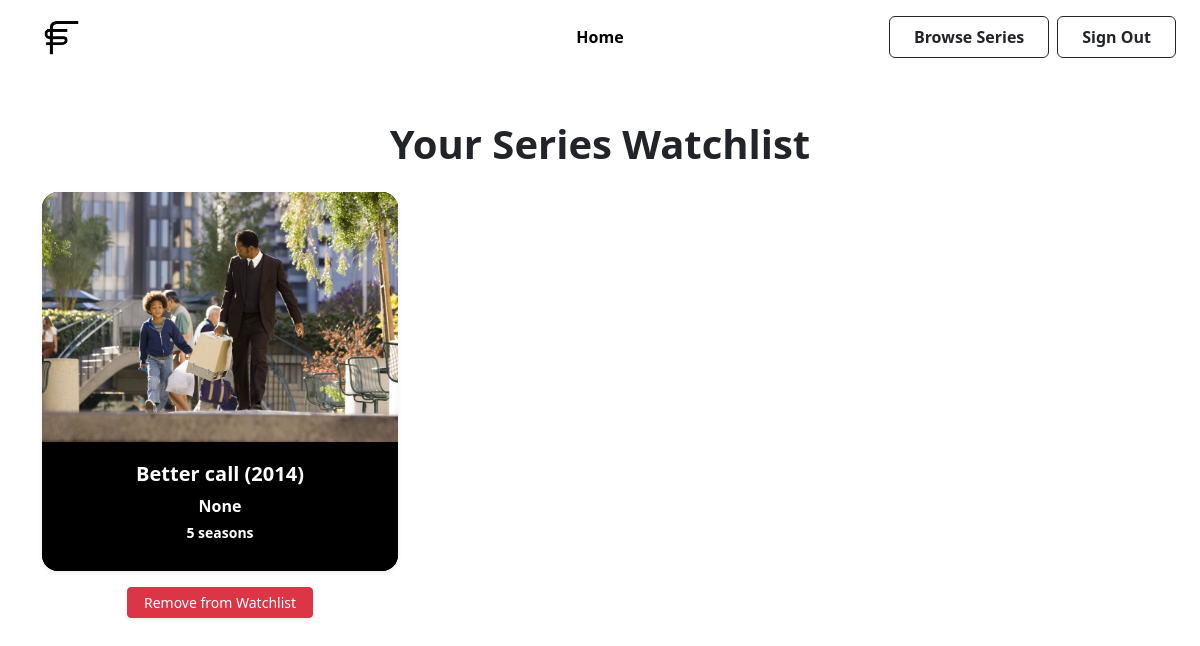
/series_watchlist/, run on an earlier commit of the app's database.
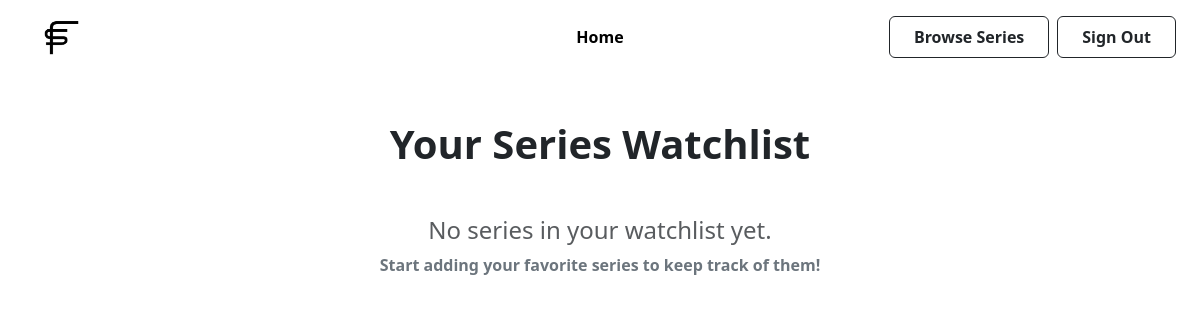
And on a later commit of the database.
### movie_app/models.py (models this page shows, shortened)
class SeriesWatchlist(models.Model):
    series_name = models.CharField(max_length=20)
    series_year = models.CharField(max_length=10)
    series_genre = models.CharField(max_length=20)
    series_seasons = models.CharField(max_length=20)
    series_image = models.ImageField(upload_to='series_watchlist')

### movie_app/views.py (the view)
# urls.py: path('series_watchlist/', views.series_watchlist, name='series_watchlist'),
def series_watchlist(request):
    ser_watch = SeriesWatchlist.objects.all()
    sr_watchlist=Paginator(ser_watch,9)
    page=int(request.GET.get('page',1))
    try:
      ser_watchlist=sr_watchlist.page(page)
    except (InvalidPage,EmptyPage):
      ser_watchlist=sr_watchlist.page(sr_watchlist.num_pages)
    return render(request, 'series_watchlist.html', {'sr_watch': ser_watchlist})

### templates/series_watchlist.html (shortened to what this page needs)
<!DOCTYPE html>
<html lang="en">
<head>
  {% load static %}
  <link href="https://cdn.jsdelivr.net/npm/bootstrap@5.3.8/dist/css/bootstrap.min.css" rel="stylesheet">
  <link href="https://cdn.jsdelivr.net/npm/bootstrap-icons@1.11.3/font/bootstrap-icons.css" rel="stylesheet">
  <link rel="stylesheet" href="{% static 'website.css' %}">
</head>
<body style="background-color: #ffffff; min-height: 100vh; overflow-x: hidden;">
  <div class="container-fluid position-fixed top-0 start-0 py-3 px-4 d-flex flex-wrap justify-content-between align-items-center"
       style="z-index: 1000; background: rgba(255,255,255,0.6); backdrop-filter: blur(5px);">
    <div class="d-flex align-items-center mb-2 mb-md-0">
      <img src="{% static 'fs3.png' %}"
           alt="FilmSpace Logo" width="35px" height="35px" style="margin-left:20px">
    </div>
    <div class="text-center mb-2 mb-md-0 position-absolute start-50 translate-middle-x">
      <a class="fw-semibold text-decoration-none px-3 py-2 rounded"
         href="{% url 'home' %}"
         style="color:#000;">
        Home
      </a>
    </div>
    <div class="d-none d-md-flex gap-2 justify-content-end">
      <a href="{% url 'series' %}"
         class="btn btn-outline-dark fw-semibold px-4 py-2">
        Browse Series
      </a>
      <a href="{% url 'logout' %}"
         class="btn btn-outline-dark fw-semibold px-4 py-2">
        Sign Out
      </a>
    </div>
  </div>
  <div class="container" style="padding-top: 120px;">
    <h1 class="text-center mb-4 fw-bold text-dark">Your Series Watchlist</h1>
    {% if sr_watch %}
      <div class="row">
        {% for i in sr_watch %}
        <div class="col-12 col-sm-6 col-md-4 mb-5 d-flex flex-column align-items-stretch">
          <div class="card shadow-sm border-0 rounded-4 overflow-hidden flex-grow-1">
            <img src="{{ i.series_image.url }}" class="card-img-top" alt="{{ i.series_name }}" style="height: 250px; object-fit: cover;">
            <div class="card-body">
              <h5 class="fw-bold text-center">{{ i.series_name }} ({{ i.series_year }})</h5>
              <p class="text-center mb-1">{{ i.series_genre }}</p>
              <p class="text-center small mb-2">{{ i.series_seasons }}</p>
            </div>
          </div>
          <div class="text-center mt-3">
            <a href="{% url 'remove_series_watchlist' i.id %}" class="btn btn-danger btn-sm px-3 shadow-sm">
              Remove from Watchlist
            </a>
          </div>
        </div>
        {% endfor %}
      </div>
    {% else %}
      <div class="text-center mt-5 mb-5">
        <h4 class="text-muted">No series in your watchlist yet.</h4>
        <p class="text-secondary">Start adding your favorite series to keep track of them!</p>
      </div>
    {% endif %}
  </div>
</body>
</html>

What changed in the data, as far as the page shows it:
removed SeriesWatchlist: series_image (picture), series_name "Better call", series_year "2014", series_genre "None", series_seasons "5 seasons"
Also different on the page:
text now shown: "No series in your watchlist yet. Start adding your favorite series to keep track of them!"
